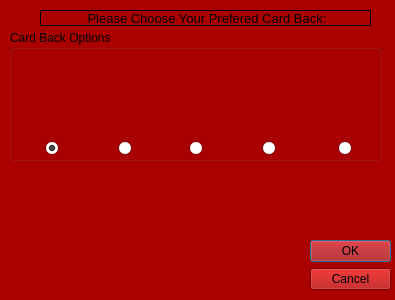
<?xml version="1.0" encoding="UTF-8"?>
<ui version="4.0">
 <class>PreferencesPage</class>
 <widget class="QDialog" name="PreferencesPage">
  <property name="geometry">
   <rect>
    <x>0</x>
    <y>0</y>
    <width>395</width>
    <height>300</height>
   </rect>
  </property>
  <property name="palette">
   <palette>
    <active>
     <colorrole role="WindowText">
      <brush brushstyle="SolidPattern">
       <color alpha="255">
        <red>0</red>
        <green>0</green>
        <blue>0</blue>
       </color>
      </brush>
     </colorrole>
     <colorrole role="Button">
      <brush brushstyle="SolidPattern">
       <color alpha="255">
        <red>170</red>
        <green>0</green>
        <blue>0</blue>
       </color>
      </brush>
     </colorrole>
     <colorrole role="Light">
      <brush brushstyle="SolidPattern">
       <color alpha="255">
        <red>255</red>
        <green>0</green>
        <blue>0</blue>
       </color>
      </brush>
     </colorrole>
     <colorrole role="Midlight">
      <brush brushstyle="SolidPattern">
       <color alpha="255">
        <red>212</red>
        <green>0</green>
        <blue>0</blue>
       </color>
      </brush>
     </colorrole>
     <colorrole role="Dark">
      <brush brushstyle="SolidPattern">
       <color alpha="255">
        <red>85</red>
        <green>0</green>
        <blue>0</blue>
       </color>
      </brush>
     </colorrole>
     <colorrole role="Mid">
      <brush brushstyle="SolidPattern">
       <color alpha="255">
        <red>113</red>
        <green>0</green>
        <blue>0</blue>
       </color>
      </brush>
     </colorrole>
     <colorrole role="Text">
      <brush brushstyle="SolidPattern">
       <color alpha="255">
        <red>0</red>
        <green>0</green>
        <blue>0</blue>
       </color>
      </brush>
     </colorrole>
     <colorrole role="BrightText">
      <brush brushstyle="SolidPattern">
       <color alpha="255">
        <red>255</red>
        <green>255</green>
        <blue>255</blue>
       </color>
      </brush>
     </colorrole>
     <colorrole role="ButtonText">
      <brush brushstyle="SolidPattern">
       <color alpha="255">
        <red>0</red>
        <green>0</green>
        <blue>0</blue>
       </color>
      </brush>
     </colorrole>
     <colorrole role="Base">
      <brush brushstyle="SolidPattern">
       <color alpha="255">
        <red>255</red>
        <green>255</green>
        <blue>255</blue>
       </color>
      </brush>
     </colorrole>
     <colorrole role="Window">
      <brush brushstyle="SolidPattern">
       <color alpha="255">
        <red>170</red>
        <green>0</green>
        <blue>0</blue>
       </color>
      </brush>
     </colorrole>
     <colorrole role="Shadow">
      <brush brushstyle="SolidPattern">
       <color alpha="255">
        <red>0</red>
        <green>0</green>
        <blue>0</blue>
       </color>
      </brush>
     </colorrole>
     <colorrole role="AlternateBase">
      <brush brushstyle="SolidPattern">
       <color alpha="255">
        <red>212</red>
        <green>127</green>
        <blue>127</blue>
       </color>
      </brush>
     </colorrole>
     <colorrole role="ToolTipBase">
      <brush brushstyle="SolidPattern">
       <color alpha="255">
        <red>255</red>
        <green>255</green>
        <blue>220</blue>
       </color>
      </brush>
     </colorrole>
     <colorrole role="ToolTipText">
      <brush brushstyle="SolidPattern">
       <color alpha="255">
        <red>0</red>
        <green>0</green>
        <blue>0</blue>
       </color>
      </brush>
     </colorrole>
    </active>
    <inactive>
     <colorrole role="WindowText">
      <brush brushstyle="SolidPattern">
       <color alpha="255">
        <red>0</red>
        <green>0</green>
        <blue>0</blue>
       </color>
      </brush>
     </colorrole>
     <colorrole role="Button">
      <brush brushstyle="SolidPattern">
       <color alpha="255">
        <red>170</red>
        <green>0</green>
        <blue>0</blue>
       </color>
      </brush>
     </colorrole>
     <colorrole role="Light">
      <brush brushstyle="SolidPattern">
       <color alpha="255">
        <red>255</red>
        <green>0</green>
        <blue>0</blue>
       </color>
      </brush>
     </colorrole>
     <colorrole role="Midlight">
      <brush brushstyle="SolidPattern">
       <color alpha="255">
        <red>212</red>
        <green>0</green>
        <blue>0</blue>
       </color>
      </brush>
     </colorrole>
     <colorrole role="Dark">
      <brush brushstyle="SolidPattern">
       <color alpha="255">
        <red>85</red>
        <green>0</green>
        <blue>0</blue>
       </color>
      </brush>
     </colorrole>
     <colorrole role="Mid">
      <brush brushstyle="SolidPattern">
       <color alpha="255">
        <red>113</red>
        <green>0</green>
        <blue>0</blue>
       </color>
      </brush>
     </colorrole>
     <colorrole role="Text">
      <brush brushstyle="SolidPattern">
       <color alpha="255">
        <red>0</red>
        <green>0</green>
        <blue>0</blue>
       </color>
      </brush>
     </colorrole>
     <colorrole role="BrightText">
      <brush brushstyle="SolidPattern">
       <color alpha="255">
        <red>255</red>
        <green>255</green>
        <blue>255</blue>
       </color>
      </brush>
     </colorrole>
     <colorrole role="ButtonText">
      <brush brushstyle="SolidPattern">
       <color alpha="255">
        <red>0</red>
        <green>0</green>
        <blue>0</blue>
       </color>
      </brush>
     </colorrole>
     <colorrole role="Base">
      <brush brushstyle="SolidPattern">
       <color alpha="255">
        <red>255</red>
        <green>255</green>
        <blue>255</blue>
       </color>
      </brush>
     </colorrole>
     <colorrole role="Window">
      <brush brushstyle="SolidPattern">
       <color alpha="255">
        <red>170</red>
        <green>0</green>
        <blue>0</blue>
       </color>
      </brush>
     </colorrole>
     <colorrole role="Shadow">
      <brush brushstyle="SolidPattern">
       <color alpha="255">
        <red>0</red>
        <green>0</green>
        <blue>0</blue>
       </color>
      </brush>
     </colorrole>
     <colorrole role="AlternateBase">
      <brush brushstyle="SolidPattern">
       <color alpha="255">
        <red>212</red>
        <green>127</green>
        <blue>127</blue>
       </color>
      </brush>
     </colorrole>
     <colorrole role="ToolTipBase">
      <brush brushstyle="SolidPattern">
       <color alpha="255">
        <red>255</red>
        <green>255</green>
        <blue>220</blue>
       </color>
      </brush>
     </colorrole>
     <colorrole role="ToolTipText">
      <brush brushstyle="SolidPattern">
       <color alpha="255">
        <red>0</red>
        <green>0</green>
        <blue>0</blue>
       </color>
      </brush>
     </colorrole>
    </inactive>
    <disabled>
     <colorrole role="WindowText">
      <brush brushstyle="SolidPattern">
       <color alpha="255">
        <red>85</red>
        <green>0</green>
        <blue>0</blue>
       </color>
      </brush>
     </colorrole>
     <colorrole role="Button">
      <brush brushstyle="SolidPattern">
       <color alpha="255">
        <red>170</red>
        <green>0</green>
        <blue>0</blue>
       </color>
      </brush>
     </colorrole>
     <colorrole role="Light">
      <brush brushstyle="SolidPattern">
       <color alpha="255">
        <red>255</red>
        <green>0</green>
        <blue>0</blue>
       </color>
      </brush>
     </colorrole>
     <colorrole role="Midlight">
      <brush brushstyle="SolidPattern">
       <color alpha="255">
        <red>212</red>
        <green>0</green>
        <blue>0</blue>
       </color>
      </brush>
     </colorrole>
     <colorrole role="Dark">
      <brush brushstyle="SolidPattern">
       <color alpha="255">
        <red>85</red>
        <green>0</green>
        <blue>0</blue>
       </color>
      </brush>
     </colorrole>
     <colorrole role="Mid">
      <brush brushstyle="SolidPattern">
       <color alpha="255">
        <red>113</red>
        <green>0</green>
        <blue>0</blue>
       </color>
      </brush>
     </colorrole>
     <colorrole role="Text">
      <brush brushstyle="SolidPattern">
       <color alpha="255">
        <red>85</red>
        <green>0</green>
        <blue>0</blue>
       </color>
      </brush>
     </colorrole>
     <colorrole role="BrightText">
      <brush brushstyle="SolidPattern">
       <color alpha="255">
        <red>255</red>
        <green>255</green>
        <blue>255</blue>
       </color>
      </brush>
     </colorrole>
     <colorrole role="ButtonText">
      <brush brushstyle="SolidPattern">
       <color alpha="255">
        <red>85</red>
        <green>0</green>
        <blue>0</blue>
       </color>
      </brush>
     </colorrole>
     <colorrole role="Base">
      <brush brushstyle="SolidPattern">
       <color alpha="255">
        <red>170</red>
        <green>0</green>
        <blue>0</blue>
       </color>
      </brush>
     </colorrole>
     <colorrole role="Window">
      <brush brushstyle="SolidPattern">
       <color alpha="255">
        <red>170</red>
        <green>0</green>
        <blue>0</blue>
       </color>
      </brush>
     </colorrole>
     <colorrole role="Shadow">
      <brush brushstyle="SolidPattern">
       <color alpha="255">
        <red>0</red>
        <green>0</green>
        <blue>0</blue>
       </color>
      </brush>
     </colorrole>
     <colorrole role="AlternateBase">
      <brush brushstyle="SolidPattern">
       <color alpha="255">
        <red>170</red>
        <green>0</green>
        <blue>0</blue>
       </color>
      </brush>
     </colorrole>
     <colorrole role="ToolTipBase">
      <brush brushstyle="SolidPattern">
       <color alpha="255">
        <red>255</red>
        <green>255</green>
        <blue>220</blue>
       </color>
      </brush>
     </colorrole>
     <colorrole role="ToolTipText">
      <brush brushstyle="SolidPattern">
       <color alpha="255">
        <red>0</red>
        <green>0</green>
        <blue>0</blue>
       </color>
      </brush>
     </colorrole>
    </disabled>
   </palette>
  </property>
  <property name="windowTitle">
   <string>Dialog</string>
  </property>
  <widget class="QDialogButtonBox" name="buttonBox">
   <property name="geometry">
    <rect>
     <x>310</x>
     <y>240</y>
     <width>81</width>
     <height>61</height>
    </rect>
   </property>
   <property name="orientation">
    <enum>Qt::Vertical</enum>
   </property>
   <property name="standardButtons">
    <set>QDialogButtonBox::Cancel|QDialogButtonBox::Ok</set>
   </property>
  </widget>
  <widget class="QLabel" name="label">
   <property name="geometry">
    <rect>
     <x>40</x>
     <y>10</y>
     <width>331</width>
     <height>16</height>
    </rect>
   </property>
   <property name="frameShape">
    <enum>QFrame::Box</enum>
   </property>
   <property name="text">
    <string>&lt;html&gt;&lt;head/&gt;&lt;body&gt;&lt;p align=&quot;center&quot;&gt;&lt;span style=&quot; font-size:10pt;&quot;&gt;Please Choose Your Prefered Card Back:&lt;/span&gt;&lt;/p&gt;&lt;/body&gt;&lt;/html&gt;</string>
   </property>
  </widget>
  <widget class="QGroupBox" name="groupBox">
   <property name="geometry">
    <rect>
     <x>10</x>
     <y>30</y>
     <width>371</width>
     <height>131</height>
    </rect>
   </property>
   <property name="title">
    <string>Card Back Options</string>
   </property>
   <widget class="QRadioButton" name="csuebButton">
    <property name="geometry">
     <rect>
      <x>35</x>
      <y>110</y>
      <width>16</width>
      <height>17</height>
     </rect>
    </property>
    <property name="checked">
     <bool>true</bool>
    </property>
   </widget>
   <widget class="QLabel" name="csuebPic">
    <property name="geometry">
     <rect>
      <x>5</x>
      <y>12</y>
      <width>71</width>
      <height>96</height>
     </rect>
    </property>
    <property name="text">
     <string>&lt;html&gt;&lt;head/&gt;&lt;body&gt;&lt;p&gt;&lt;img src=&quot;:/cards/zCardBack.bmp&quot;/&gt;&lt;/p&gt;&lt;/body&gt;&lt;/html&gt;</string>
    </property>
   </widget>
   <widget class="QRadioButton" name="bicycleButton">
    <property name="geometry">
     <rect>
      <x>108</x>
      <y>110</y>
      <width>16</width>
      <height>17</height>
     </rect>
    </property>
   </widget>
   <widget class="QRadioButton" name="fishButton">
    <property name="geometry">
     <rect>
      <x>179</x>
      <y>110</y>
      <width>16</width>
      <height>17</height>
     </rect>
    </property>
   </widget>
   <widget class="QRadioButton" name="hotButton">
    <property name="geometry">
     <rect>
      <x>252</x>
      <y>110</y>
      <width>16</width>
      <height>17</height>
     </rect>
    </property>
   </widget>
   <widget class="QRadioButton" name="humanityButton">
    <property name="geometry">
     <rect>
      <x>328</x>
      <y>110</y>
      <width>16</width>
      <height>17</height>
     </rect>
    </property>
   </widget>
   <widget class="QLabel" name="bicyclePic">
    <property name="geometry">
     <rect>
      <x>78</x>
      <y>12</y>
      <width>71</width>
      <height>96</height>
     </rect>
    </property>
    <property name="text">
     <string>&lt;html&gt;&lt;head/&gt;&lt;body&gt;&lt;p&gt;&lt;img src=&quot;:/cards/zCardBackBicycle.bmp&quot;/&gt;&lt;/p&gt;&lt;/body&gt;&lt;/html&gt;</string>
    </property>
   </widget>
   <widget class="QLabel" name="fishPic">
    <property name="geometry">
     <rect>
      <x>151</x>
      <y>12</y>
      <width>71</width>
      <height>96</height>
     </rect>
    </property>
    <property name="text">
     <string>&lt;html&gt;&lt;head/&gt;&lt;body&gt;&lt;p&gt;&lt;img src=&quot;:/cards/zCardBackFish.bmp&quot;/&gt;&lt;/p&gt;&lt;/body&gt;&lt;/html&gt;</string>
    </property>
   </widget>
   <widget class="QLabel" name="hotPic">
    <property name="geometry">
     <rect>
      <x>224</x>
      <y>12</y>
      <width>71</width>
      <height>96</height>
     </rect>
    </property>
    <property name="text">
     <string>&lt;html&gt;&lt;head/&gt;&lt;body&gt;&lt;p&gt;&lt;img src=&quot;:/cards/zCardBackHot.bmp&quot;/&gt;&lt;/p&gt;&lt;/body&gt;&lt;/html&gt;</string>
    </property>
   </widget>
   <widget class="QLabel" name="humanPic">
    <property name="geometry">
     <rect>
      <x>297</x>
      <y>12</y>
      <width>71</width>
      <height>96</height>
     </rect>
    </property>
    <property name="text">
     <string>&lt;html&gt;&lt;head/&gt;&lt;body&gt;&lt;p&gt;&lt;img src=&quot;:/cards/zCardBackCAH.bmp&quot;/&gt;&lt;/p&gt;&lt;/body&gt;&lt;/html&gt;</string>
    </property>
   </widget>
  </widget>
 </widget>
 <resources/>
 <connections>
  <connection>
   <sender>buttonBox</sender>
   <signal>accepted()</signal>
   <receiver>PreferencesPage</receiver>
   <slot>accept()</slot>
   <hints>
    <hint type="sourcelabel">
     <x>248</x>
     <y>254</y>
    </hint>
    <hint type="destinationlabel">
     <x>157</x>
     <y>274</y>
    </hint>
   </hints>
  </connection>
  <connection>
   <sender>buttonBox</sender>
   <signal>rejected()</signal>
   <receiver>PreferencesPage</receiver>
   <slot>reject()</slot>
   <hints>
    <hint type="sourcelabel">
     <x>316</x>
     <y>260</y>
    </hint>
    <hint type="destinationlabel">
     <x>286</x>
     <y>274</y>
    </hint>
   </hints>
  </connection>
 </connections>
</ui>
